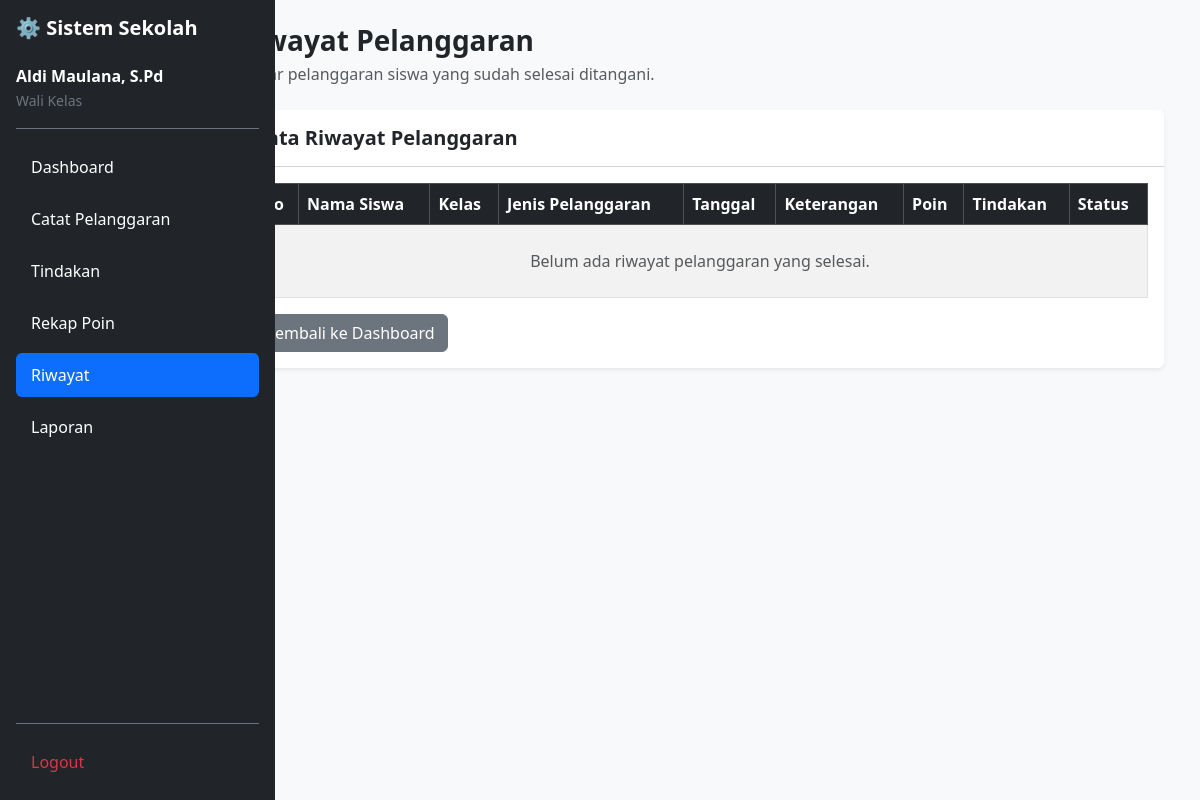
/riwayat_pelanggaran.php (signed in), run on an earlier commit of the app's database.
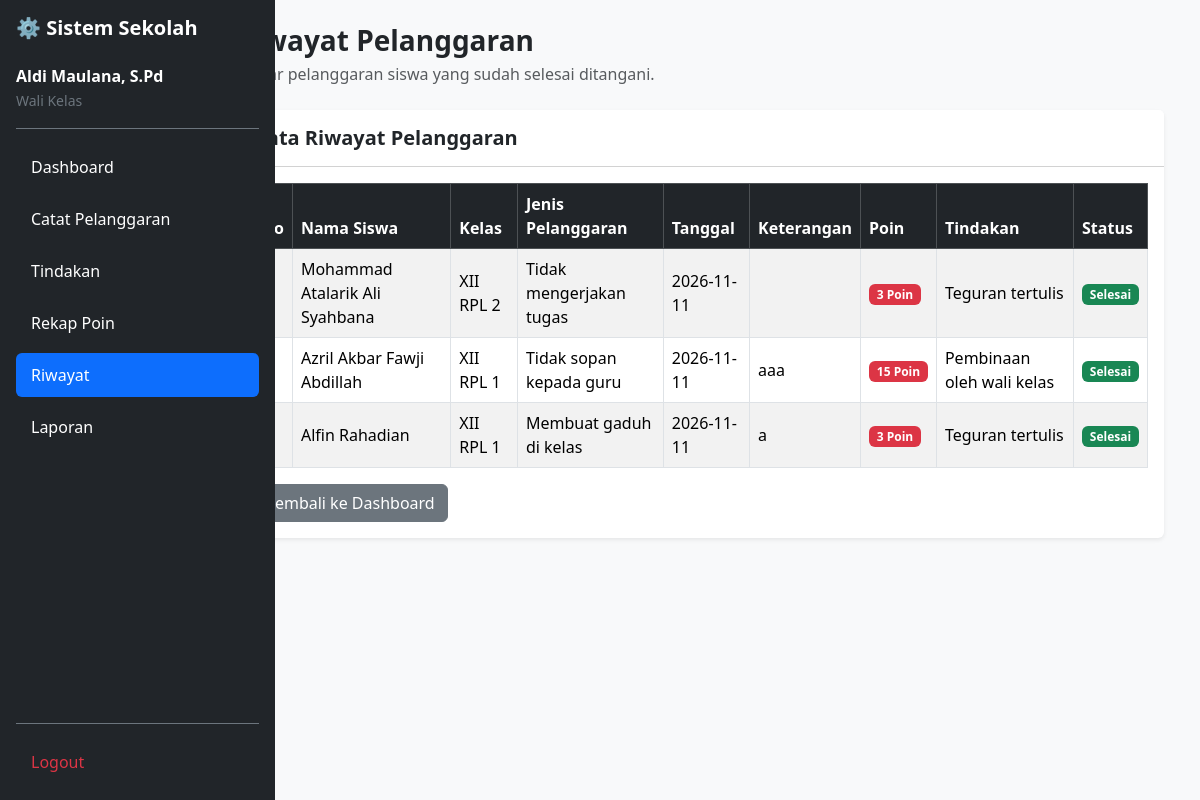
And on a later commit of the database.
### tables this page shows
CREATE TABLE `t_pelanggaran_siswa` (
  `id` int(11) NOT NULL,
  `tahun_ajaran_id` int(11) DEFAULT NULL,
  `siswa_id` int(11) DEFAULT NULL,
  `nama_siswa` varchar(150) NOT NULL,
  `kelas_id` int(11) DEFAULT NULL,
  `nama_kelas` varchar(100) NOT NULL,
  `pelanggaran_id` int(11) DEFAULT NULL,
  `nama_pelanggaran` varchar(150) NOT NULL,
  `pelanggaran_kategori_id` int(11) DEFAULT NULL,
  `guru_id` int(11) DEFAULT NULL,
  `nama_guru` varchar(150) NOT NULL,
  `tanggal` date DEFAULT NULL,
  `keterangan` text NOT NULL,
  `poin` int(11) NOT NULL,
  `tindakan` text NOT NULL,
  `status` varchar(30) NOT NULL,
  `created_at` timestamp NOT NULL DEFAULT current_timestamp(),
  `updated_at` timestamp NOT NULL DEFAULT current_timestamp()
);

### riwayat_pelanggaran.php (the view, shortened to what the changed rows need)
<?php
include 'config/koneksi.php';
$user_id = (int)($_SESSION['id'] ?? 0);
function e($value) {
    return htmlspecialchars((string)($value ?? ''), ENT_QUOTES, 'UTF-8');
}
$stmtGuru = mysqli_prepare($koneksi, "
    SELECT id, nama
    FROM t_guru
    WHERE user_id = ?
    LIMIT 1
");
mysqli_stmt_bind_param($stmtGuru, "i", $user_id);
mysqli_stmt_execute($stmtGuru);
$resultGuru = mysqli_stmt_get_result($stmtGuru);
$dataGuru = mysqli_fetch_assoc($resultGuru);
$guru_id = (int)$dataGuru['id'];
$stmt = mysqli_prepare($koneksi, "
    SELECT
        id,
        nama_siswa,
        nama_kelas,
        nama_pelanggaran,
        tanggal,
        keterangan,
        poin,
        tindakan,
        status
    FROM t_pelanggaran_siswa
    WHERE guru_id = ?
      AND status = 'Selesai'
    ORDER BY tanggal DESC, id DESC
");
mysqli_stmt_bind_param($stmt, "i", $guru_id);
mysqli_stmt_execute($stmt);
$result = mysqli_stmt_get_result($stmt);
?>
<!DOCTYPE html>
<html lang="id">
<head>
    <link href="https://cdn.jsdelivr.net/npm/bootstrap@5.3.8/dist/css/bootstrap.min.css" rel="stylesheet">
</head>
<body class="bg-light">
<div class="d-flex">
    <?php include 'layout/sidebar.php'; ?>
    <main class="col-md-9 col-lg-10 offset-md-3 offset-lg-2 p-4">
        <div class="container-fluid">
            <div class="card border-0 shadow-sm">
                <div class="card-body">
                    <div class="table-responsive">
                        <table class="table table-bordered table-striped table-hover align-middle">
                            <thead class="table-dark">
                                <tr>
                                    <th>No</th>
                                    <th>Nama Siswa</th>
                                    <th>Kelas</th>
                                    <th>Jenis Pelanggaran</th>
                                    <th>Tanggal</th>
                                    <th>Keterangan</th>
                                    <th>Poin</th>
                                    <th>Tindakan</th>
                                    <th>Status</th>
                                </tr>
                            </thead>
                            <tbody>
                            <?php
                            $no = 1;
                            if (mysqli_num_rows($result) > 0):
                                while ($row = mysqli_fetch_assoc($result)):
                            ?>
                                <tr>
                                    <td><?= $no++ ?></td>
                                    <td><?= e($row['nama_siswa']) ?></td>
                                    <td><?= e($row['nama_kelas']) ?></td>
                                    <td><?= e($row['nama_pelanggaran']) ?></td>
                                    <td><?= e($row['tanggal']) ?></td>
                                    <td><?= e($row['keterangan']) ?></td>
                                    <td>
                                        <span class="badge bg-danger">
                                            <?= (int)$row['poin'] ?> Poin
                                        </span>
                                    </td>
                                    <td><?= e($row['tindakan']) ?></td>
                                    <td>
                                        <span class="badge bg-success">
                                            <?= e($row['status']) ?>
                                        </span>
                                    </td>
                                </tr>
                            <?php
                                endwhile;
                            else:
                            ?>
                                <tr>
                                    <td colspan="9" class="text-center text-muted py-4">
                                        Belum ada riwayat pelanggaran yang selesai.
                                    </td>
                                </tr>
                            <?php endif; ?>
                            </tbody>
                        </table>
                    </div>
                </div>
            </div>
        </div>
    </main>
</div>
</body>
</html>

### layout/sidebar.php (shortened to what the changed rows need)
<?php
$current_page = basename($_SERVER['PHP_SELF']);
$role = strtolower(trim($_SESSION['role'] ?? ''));
if ($role === 'admin') {
    $menu = [
        ['Dashboard', 'dashboard.php'],
        ['Data Siswa', 'data_siswa.php'],
        ['Data Guru', 'data_guru.php'],
        ['Kelas', 'data_kelas.php'],
        ['Tahun Ajaran', 'tahun_ajaran.php'],
        ['Penempatan Siswa', 'penempatan_siswa.php'],
        ['Wali Kelas', 'wali_kelas.php'],
        ['Kategori Pelanggaran', 'kategori_pelanggaran.php'],
        ['Jenis Pelanggaran', 'jenis_pelanggaran.php'],
        ['Laporan', 'laporan.php'],
        ['About Me', 'about_me.php']
    ];
} elseif ($role === 'wali_kelas') {
    $menu = [
        ['Dashboard', 'dashboard.php'],
        ['Catat Pelanggaran', 'catat_pelanggaran.php'],
        ['Tindakan', 'tindakan_pelanggaran.php'],
        ['Rekap Poin', 'rekap_poin.php'],
        ['Riwayat', 'riwayat_pelanggaran.php'],
        ['Laporan', 'laporan.php']
    ];
} else {
    $menu = [];
}
?>
<div class="bg-dark text-white min-vh-100 d-flex flex-column p-3"
     style="width:275px; position:fixed; top:0; left:0; overflow-y:auto; z-index:1000;">
    <ul class="nav nav-pills flex-column gap-2">
        <?php foreach ($menu as $item): ?>
            <li class="nav-item">
                <a href="<?= htmlspecialchars($item[1]) ?>"
                   class="nav-link <?= ($current_page === $item[1]) ? 'active' : 'text-white' ?>">
                    <?= htmlspecialchars($item[0]) ?>
                </a>
            </li>
        <?php endforeach; ?>
    </ul>
</div>

What changed in the data, as far as the page shows it:
added t_pelanggaran_siswa: nama_siswa "Mohammad Atalarik Ali Syahbana", nama_kelas "XII RPL 2", nama_pelanggaran "Tidak mengerjakan tugas", tanggal "2026-11-11", poin "3", tindakan "Teguran tertulis", status "Selesai"
added t_pelanggaran_siswa: nama_siswa "Azril Akbar Fawji Abdillah", nama_kelas "XII RPL 1", nama_pelanggaran "Tidak sopan kepada guru", tanggal "2026-11-11", keterangan "aaa", poin "15", tindakan "Pembinaan oleh wali kelas", status "Selesai"
added t_pelanggaran_siswa: nama_siswa "Alfin Rahadian", nama_kelas "XII RPL 1", nama_pelanggaran "Membuat gaduh di kelas", tanggal "2026-11-11", keterangan "a", poin "3", tindakan "Teguran tertulis", status "Selesai"
Also different on the page:
text no longer shown: "Belum ada riwayat pelanggaran yang selesai."
